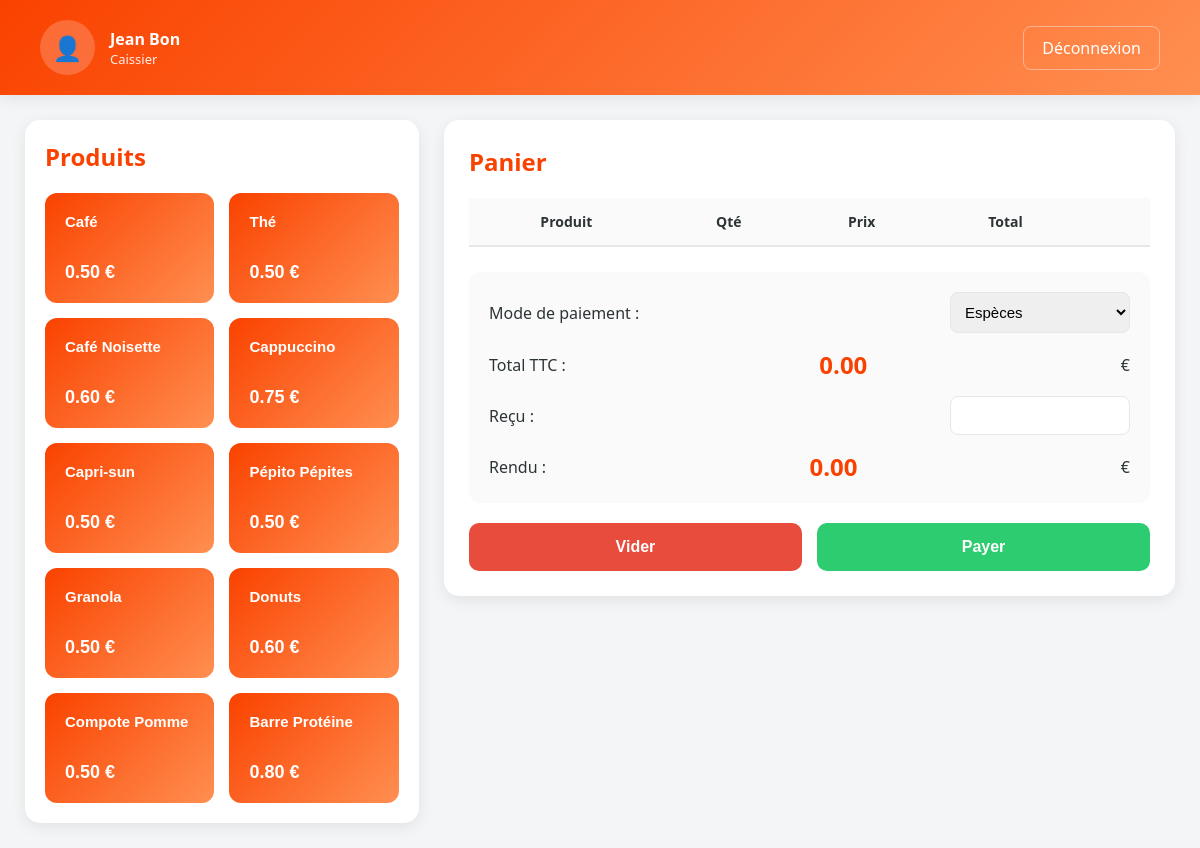
Screenshot of /caissier.php (signed in) with the database file from the repository.
### tables this page shows
CREATE TABLE IF NOT EXISTS produit (
    id_produit INT AUTO_INCREMENT PRIMARY KEY,
    nom VARCHAR(100) NOT NULL,
    description TEXT,
    prix DECIMAL(10, 2) NOT NULL,
    stock INT NOT NULL DEFAULT 0,
    id_categorie INT NOT NULL,
    date_creation TIMESTAMP DEFAULT CURRENT_TIMESTAMP,
    FOREIGN KEY (id_categorie) REFERENCES categorie(id_categorie) ON DELETE CASCADE
);

### caissier.php (the view, shortened to what this page needs)
<?php
try {
    $bdd = new PDO(
        'mysql:host=localhost;dbname=caisse;charset=utf8', 'root', '');
    $bdd->setAttribute(PDO::ATTR_ERRMODE, PDO::ERRMODE_EXCEPTION);
}
catch (PDOException $e) {
    die('Erreur de connexion : ' . $e->getMessage());
}
$produits = $bdd->query("SELECT * FROM produit")->fetchAll(PDO::FETCH_ASSOC);
?>
<!DOCTYPE html>
<html lang="fr">
<head>
    <link rel="stylesheet" href="caissier.css">
</head>
<body>
    <header class="header-connected">
        <div class="user-info">
            <div class="profile-badge">
                <div class="profile-icon">👤</div>
                <div class="profile-text">
                    <h3><?php echo htmlspecialchars($_SESSION['user']['prenom'] . ' ' . $_SESSION['user']['nom']); ?></h3>
                    <p>Caissier</p>
                </div>
            </div>
        </div>
        <a href="logout.php" class="logout-btn">Déconnexion</a>
    </header>
    <main>
        <div class="container">
            <div class="products">
                <h2>Produits</h2>
                <div class="grid">
                    <?php foreach ($produits as $p): ?>
                    <button class="product-btn" data-id="<?= $p['id_produit'] ?>" data-name="<?= $p['nom'] ?>"
                        data-price="<?= $p['prix'] ?>">
                        <span>
                            <?= $p['nom'] ?>
                        </span>
                        <strong>
                            <?= $p['prix'] ?> €
                        </strong>
                    </button>
                    <?php endforeach; ?>
                </div>
            </div>
            <div class="cart">
                <h2>Panier</h2>
                <table>
                    <thead>
                        <tr>
                            <th>Produit</th>
                            <th>Qté</th>
                            <th>Prix</th>
                            <th>Total</th>
                            <th></th>
                        </tr>
                    </thead>
                </table>
                <div class="total-box">
                    <p>
                        Mode de paiement :
                        <select id="payment-method">
                            <option value="espece">Espèces</option>
                        </select>
                    </p>
                    <p>Total TTC : <span id="total">0.00</span> €</p>
                    <p>Reçu : <input type="number" id="received" step="0.01"></p>
                    <p>Rendu : <span id="change">0.00</span> €</p>
                </div>
                <div class="actions">
                    <button id="clear">Vider</button>
                    <button id="pay">Payer</button>
                </div>
            </div>
         </div>
    </main>
</body>
</html>

### caissier.css (style rules this page uses)
:root { --primary: #FA4200; --secondary: #FF8F51; --success: #2ecc71; --danger: #e74c3c; --light: #f8f9fa; --white: #ffffff; --border: #e5e7eb; --text: #2d3436; --shadow: 0 4px 15px rgba(0,0,0,0.08); }
* { margin: 0; padding: 0; box-sizing: border-box; }
body { font-family: "Segoe UI", sans-serif; background: #f3f5f7; color: var(--text); min-height: 100vh; }
.header-connected { background: linear-gradient(135deg, var(--primary), var(--secondary)); color: white; padding: 20px 40px; display: flex; justify-content: space-between; align-items: center; box-shadow: var(--shadow); }
.profile-badge { display: flex; align-items: center; gap: 15px; }
.profile-icon { width: 55px; height: 55px; border-radius: 50%; background: rgba(255,255,255,0.2); display: flex; justify-content: center; align-items: center; font-size: 24px; }
.profile-text h3 { font-size: 16px; }
.profile-text p { font-size: 13px; opacity: .9; }
.logout-btn { text-decoration: none; color: white; border: 1px solid rgba(255,255,255,.4); padding: 10px 18px; border-radius: 8px; transition: .3s; }
main { padding: 25px; }
.container { display: flex; gap: 25px; align-items: flex-start; }
.products { width: 35%; background: white; border-radius: 15px; padding: 20px; box-shadow: var(--shadow); }
.products h2 { margin-bottom: 20px; color: var(--primary); }
.grid { display: grid; grid-template-columns: repeat(auto-fill, minmax(160px, 1fr)); gap: 15px; }
.product-btn { border: none; border-radius: 12px; padding: 20px; cursor: pointer; color: white; background: linear-gradient(135deg, var(--primary), var(--secondary)); transition: .25s; min-height: 110px; display: flex; flex-direction: column; justify-content: space-between; }
.product-btn span { font-size: 15px; font-weight: 600; }
.product-btn strong { font-size: 18px; }
.cart { width: 65%; background: white; border-radius: 15px; padding: 25px; box-shadow: var(--shadow); }
.cart h2 { color: var(--primary); margin-bottom: 20px; }
table { width: 100%; border-collapse: collapse; }
thead { background: #fafafa; }
th { padding: 14px; border-bottom: 2px solid var(--border); font-size: 14px; }
.total-box { margin-top: 25px; background: #fafafa; border-radius: 12px; padding: 20px; }
.total-box p { display: flex; justify-content: space-between; align-items: center; margin-bottom: 15px; }
.total-box p:last-child { margin-bottom: 0; }
#payment-method, #received { width: 180px; padding: 10px; border: 1px solid var(--border); border-radius: 8px; font-size: 15px; }
#total, #change { font-size: 24px; font-weight: bold; color: var(--primary); }
.actions { display: flex; gap: 15px; margin-top: 20px; }
#clear, #pay { flex: 1; border: none; border-radius: 10px; padding: 15px; font-size: 16px; font-weight: 600; cursor: pointer; transition: .3s; }
#clear { background: var(--danger); color: white; }
#pay { background: var(--success); color: white; }

### rows the page displays
produit: nom "Café", prix "0.50"
produit: nom "Thé", prix "0.50"
produit: nom "Café Noisette", prix "0.60"
produit: nom "Cappuccino", prix "0.75"
produit: nom "Capri-sun", prix "0.50"
produit: nom "Pépito Pépites", prix "0.50"
produit: nom "Granola", prix "0.50"
produit: nom "Donuts", prix "0.60"
produit: nom "Compote Pomme", prix "0.50"
produit: nom "Barre Protéine", prix "0.80"

### other values shown
$_SESSION['user']['prenom'] . ' ' . $_SESSION['user']['nom'] "Jean Bon"
